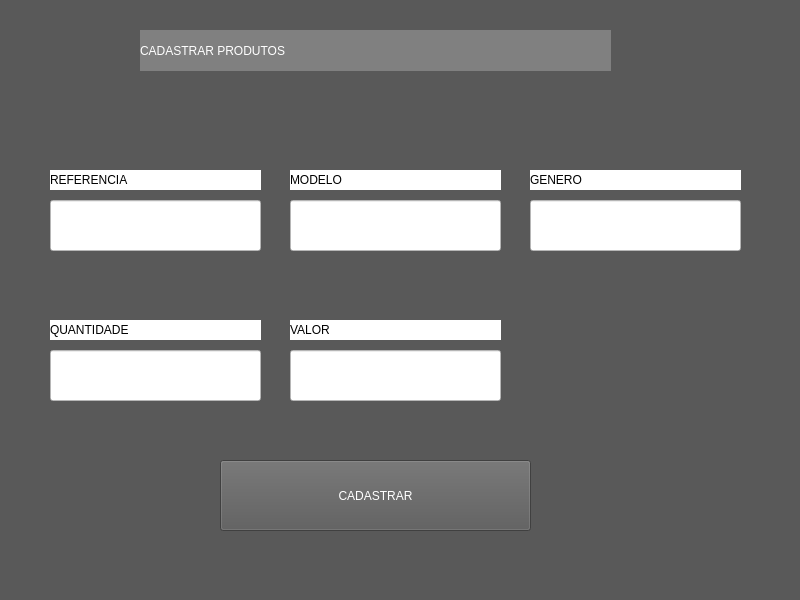
<?xml version="1.0" encoding="UTF-8"?>
<ui version="4.0">
 <class>MainWindow</class>
 <widget class="QMainWindow" name="MainWindow">
  <property name="geometry">
   <rect>
    <x>0</x>
    <y>0</y>
    <width>800</width>
    <height>600</height>
   </rect>
  </property>
  <property name="windowTitle">
   <string>Cadastro</string>
  </property>
  <property name="styleSheet">
   <string notr="true">background-color: rgb(89, 89, 89)</string>
  </property>
  <widget class="QWidget" name="centralwidget">
   <widget class="QLabel" name="label">
    <property name="geometry">
     <rect>
      <x>140</x>
      <y>30</y>
      <width>471</width>
      <height>41</height>
     </rect>
    </property>
    <property name="styleSheet">
     <string notr="true">background-color: #808080; color: rgb(255, 255, 255); 
font: 30pt &quot;a Aha Wow&quot;;</string>
    </property>
    <property name="text">
     <string>CADASTRAR PRODUTOS</string>
    </property>
   </widget>
   <widget class="QLineEdit" name="lineEdit">
    <property name="geometry">
     <rect>
      <x>50</x>
      <y>200</y>
      <width>211</width>
      <height>51</height>
     </rect>
    </property>
    <property name="styleSheet">
     <string notr="true">background-color: rgb(255, 255, 255);
font: 20pt &quot;a Aha Wow&quot;;</string>
    </property>
    <property name="text">
     <string/>
    </property>
   </widget>
   <widget class="QLineEdit" name="lineEdit_2">
    <property name="geometry">
     <rect>
      <x>530</x>
      <y>200</y>
      <width>211</width>
      <height>51</height>
     </rect>
    </property>
    <property name="styleSheet">
     <string notr="true">background-color: rgb(255, 255, 255);
font: 20pt &quot;a Aha Wow&quot;;</string>
    </property>
    <property name="text">
     <string/>
    </property>
   </widget>
   <widget class="QLineEdit" name="lineEdit_3">
    <property name="geometry">
     <rect>
      <x>290</x>
      <y>200</y>
      <width>211</width>
      <height>51</height>
     </rect>
    </property>
    <property name="styleSheet">
     <string notr="true">background-color: rgb(255, 255, 255);
font: 20pt &quot;a Aha Wow&quot;;</string>
    </property>
    <property name="text">
     <string/>
    </property>
   </widget>
   <widget class="QLineEdit" name="lineEdit_4">
    <property name="geometry">
     <rect>
      <x>290</x>
      <y>350</y>
      <width>211</width>
      <height>51</height>
     </rect>
    </property>
    <property name="styleSheet">
     <string notr="true">background-color: rgb(255, 255, 255);
font: 20pt &quot;a Aha Wow&quot;;</string>
    </property>
    <property name="text">
     <string/>
    </property>
   </widget>
   <widget class="QLineEdit" name="lineEdit_6">
    <property name="geometry">
     <rect>
      <x>50</x>
      <y>350</y>
      <width>211</width>
      <height>51</height>
     </rect>
    </property>
    <property name="styleSheet">
     <string notr="true">background-color: rgb(255, 255, 255);
font: 20pt &quot;a Aha Wow&quot;;</string>
    </property>
    <property name="text">
     <string/>
    </property>
   </widget>
   <widget class="QLabel" name="label_2">
    <property name="geometry">
     <rect>
      <x>50</x>
      <y>170</y>
      <width>211</width>
      <height>20</height>
     </rect>
    </property>
    <property name="styleSheet">
     <string notr="true">background-color: #FFFFFF;
font: 14pt &quot;a Aha Wow&quot;;</string>
    </property>
    <property name="text">
     <string>REFERENCIA</string>
    </property>
   </widget>
   <widget class="QLabel" name="label_3">
    <property name="geometry">
     <rect>
      <x>290</x>
      <y>170</y>
      <width>211</width>
      <height>20</height>
     </rect>
    </property>
    <property name="styleSheet">
     <string notr="true">background-color: #FFFFFF;
font: 14pt &quot;a Aha Wow&quot;;</string>
    </property>
    <property name="text">
     <string>MODELO</string>
    </property>
   </widget>
   <widget class="QLabel" name="label_4">
    <property name="geometry">
     <rect>
      <x>530</x>
      <y>170</y>
      <width>211</width>
      <height>20</height>
     </rect>
    </property>
    <property name="styleSheet">
     <string notr="true">background-color: #FFFFFF;
font: 14pt &quot;a Aha Wow&quot;;</string>
    </property>
    <property name="text">
     <string>GENERO</string>
    </property>
   </widget>
   <widget class="QLabel" name="label_5">
    <property name="geometry">
     <rect>
      <x>50</x>
      <y>320</y>
      <width>211</width>
      <height>20</height>
     </rect>
    </property>
    <property name="styleSheet">
     <string notr="true">background-color: #FFFFFF;
font: 14pt &quot;a Aha Wow&quot;;</string>
    </property>
    <property name="text">
     <string>QUANTIDADE</string>
    </property>
   </widget>
   <widget class="QLabel" name="label_7">
    <property name="geometry">
     <rect>
      <x>290</x>
      <y>320</y>
      <width>211</width>
      <height>20</height>
     </rect>
    </property>
    <property name="styleSheet">
     <string notr="true">background-color: #FFFFFF;
font: 14pt &quot;a Aha Wow&quot;;</string>
    </property>
    <property name="text">
     <string>VALOR</string>
    </property>
   </widget>
   <widget class="QPushButton" name="pushButton">
    <property name="geometry">
     <rect>
      <x>220</x>
      <y>460</y>
      <width>311</width>
      <height>71</height>
     </rect>
    </property>
    <property name="styleSheet">
     <string notr="true">font: 36pt &quot;a Aha Wow&quot;; color: rgb(255, 255, 255)</string>
    </property>
    <property name="text">
     <string>CADASTRAR</string>
    </property>
   </widget>
  </widget>
  <widget class="QMenuBar" name="menubar">
   <property name="geometry">
    <rect>
     <x>0</x>
     <y>0</y>
     <width>800</width>
     <height>21</height>
    </rect>
   </property>
  </widget>
  <widget class="QStatusBar" name="statusbar"/>
 </widget>
 <resources/>
 <connections/>
</ui>
